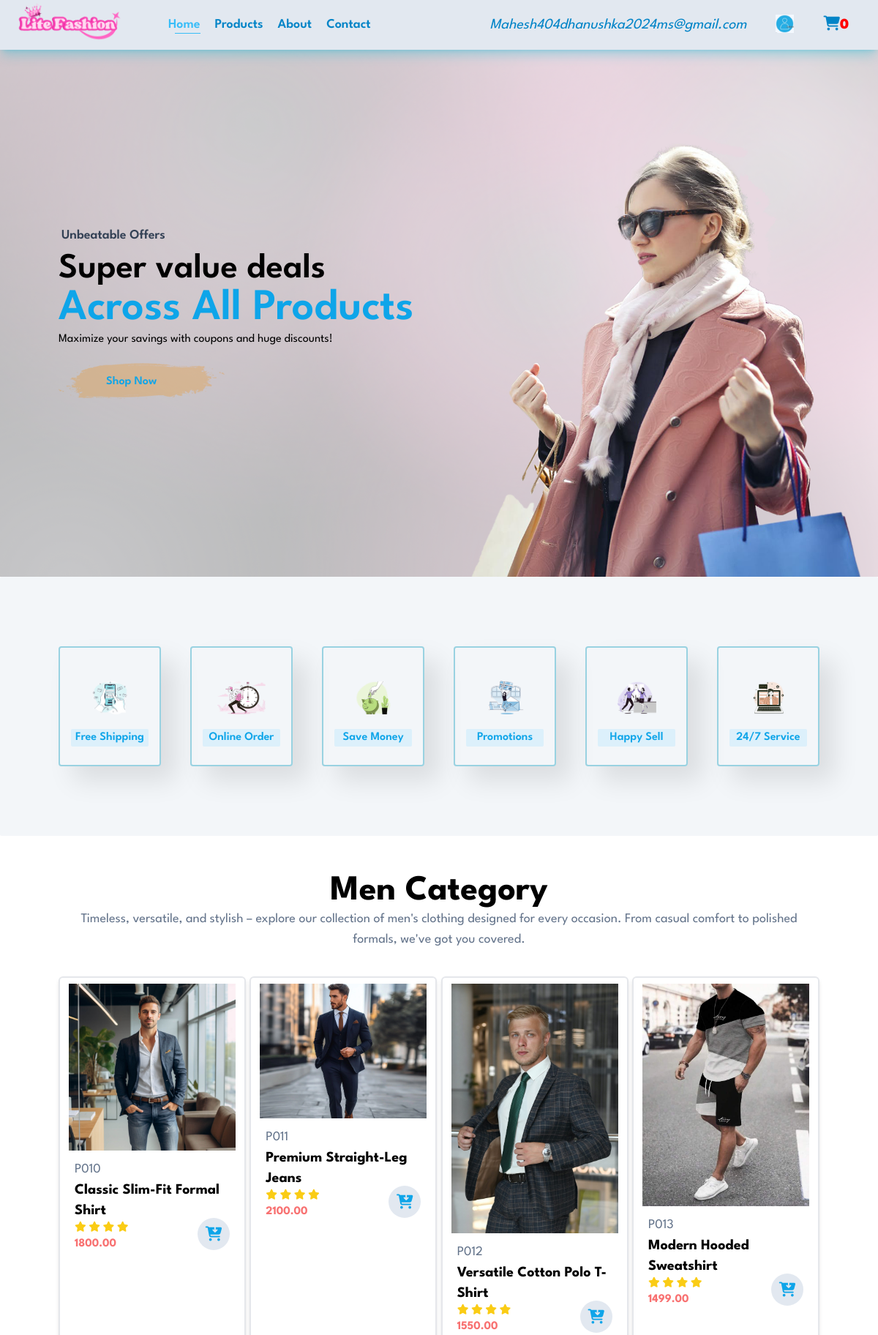
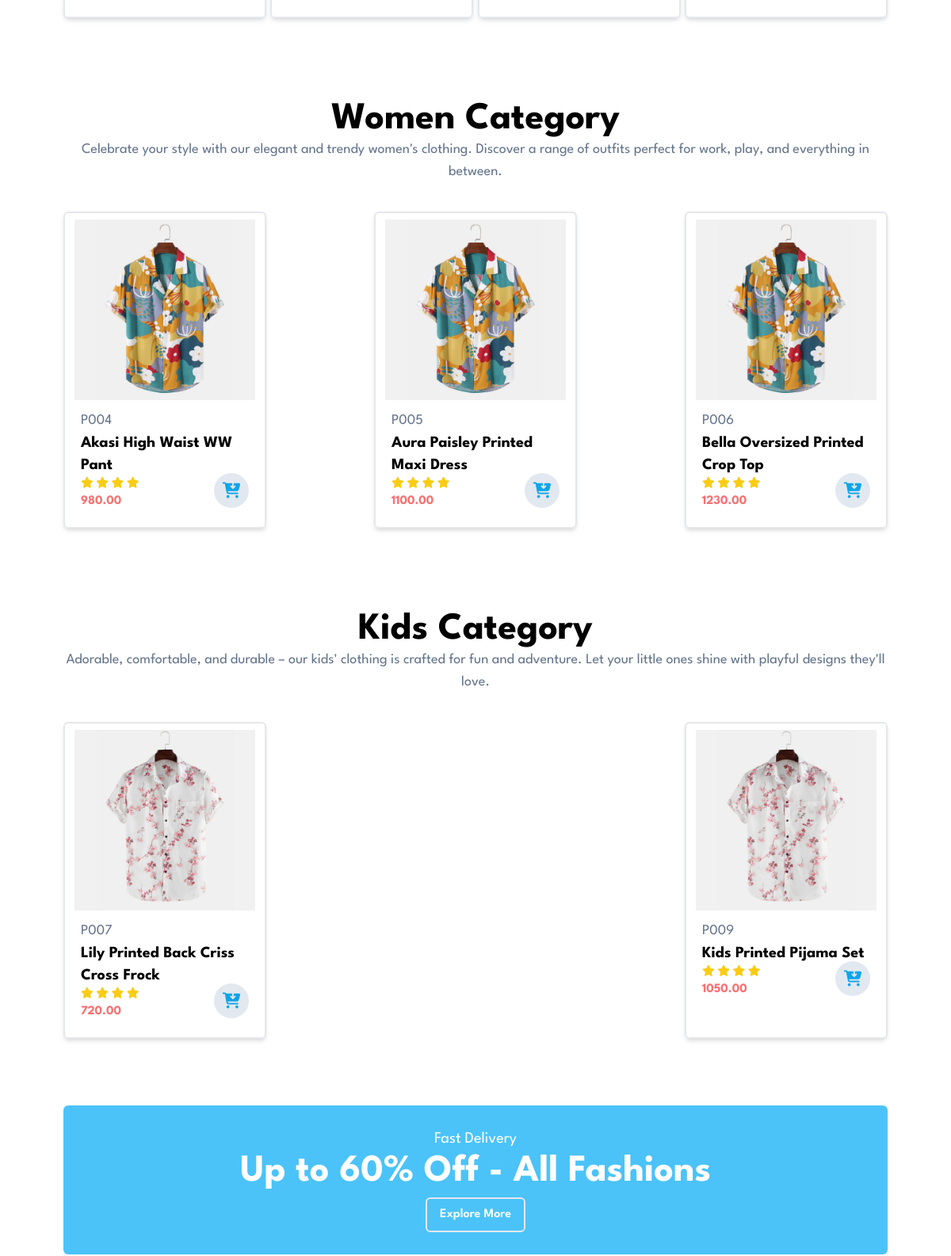
/user/ (signed in, upper part), run on the app's committed database (2 pictures, top to bottom).
### tables this page shows
CREATE TABLE `clothproduct` (
  `ProductId` varchar(15) NOT NULL,
  `P_name` varchar(75) DEFAULT NULL,
  `P_categoryId` varchar(75) DEFAULT NULL,
  `P_price` decimal(9,2) DEFAULT NULL,
  `P_quantity` int(11) DEFAULT 1,
  `P_image1` varchar(40) DEFAULT 'pImage1.jpg',
  `P_image2` varchar(40) DEFAULT 'pImage2.jpg',
  `P_image3` varchar(40) DEFAULT 'pImage3.jpg',
  `P_image4` varchar(40) DEFAULT 'pImage4.jpg',
  `P_description` varchar(200) DEFAULT NULL,
  `P_small` char(1) DEFAULT NULL,
  `P_medium` char(1) DEFAULT NULL,
  `P_large` char(1) DEFAULT NULL,
  `P_extraLarge` char(1) DEFAULT NULL,
  `P_status` varchar(5) DEFAULT '1'
);

### user/index.php (the view, shortened to what this page needs)
<?php
require_once('./includes/config.php');
?>
<?php
$categories1 = $connection->query("select * from clothProduct where P_status='1' and P_categoryId='C001' LIMIT 4");
$categories1->execute();
$menCloth = $categories1->fetchAll(PDO::FETCH_OBJ);
$categories2 = $connection->query("select * from clothProduct where P_status='1' and P_categoryId='C002' LIMIT 4");
$categories2->execute();
$womenCloth = $categories2->fetchAll(PDO::FETCH_OBJ);
$categories3 = $connection->query("select * from clothProduct where P_status='1' and P_categoryId='C003' LIMIT 4");
$categories3->execute();
$kidsCloth = $categories3->fetchAll(PDO::FETCH_OBJ);
?>
<!DOCTYPE html>
<html lang="en">
<head>
  <link
    rel="stylesheet"
    href="https://cdnjs.cloudflare.com/ajax/libs/font-awesome/6.6.0/css/all.min.css" />
  <link rel="stylesheet" href="layout/css/styles.css" />
  <script src="https://cdn.tailwindcss.com"></script>
</head>
<body>
  <?php include_once 'includes/navbar.php' ?>
  <section
    id="hero"
    class="flex flex-col py-0 px-20 flex-start justify-center">
    <h4 class="text-lg font-semibold mb-2 ml-1 text-slate-700">
      Unbeatable Offers
    </h4>
    <h2 class="text-5xl font-semibold">Super value deals</h2>
    <h1 class="text-6xl font-semibold text-sky-500">Across All Products</h1>
    <p>Maximize your savings with coupons and huge discounts!</p>
    <a
      href="http://localhost/LiteFashionDarkDevils/user/pages/list_products.php"
      class="flex justify-start shop-button text-sky-500 hover:text-sky-400 font-semibold cursor-pointer mt-5">
      Shop Now
    </a>
  </section>
  <section
    id="feature"
    class="flex py-20 px-20 gap-10 justify-between text-sky-500 bg-slate-200/40 rounded-sm font-semibold">
    <div class="feature-box">
      <img src="layout/images/features/f1.png" alt="" class="p-5" />
      <p class="text-sky-500 bg-sky-200/40 rounded-sm font-semibold">
        Free Shipping
      </p>
    </div>
    <div class="feature-box">
      <img src="layout/images/features/f2.png" alt="" class="p-5" />
      <p class="text-sky-500 bg-sky-200/40 rounded-sm font-semibold">
        Online Order
      </p>
    </div>
    <div class="feature-box">
      <img src="layout/images/features/f3.png" alt="" class="p-5" />
      <p class="text-sky-500 bg-sky-200/40 rounded-sm font-semibold">
        Save Money
      </p>
    </div>
    <div class="feature-box">
      <img src="layout/images/features/f4.png" alt="" class="p-5" />
      <p class="text-sky-500 bg-sky-200/40 rounded-sm font-semibold">
        Promotions
      </p>
    </div>
    <div class="feature-box">
      <img src="layout/images/features/f5.png" alt="" class="p-5" />
      <p class="text-sky-500 bg-sky-200/40 rounded-sm font-semibold">
        Happy Sell
      </p>
    </div>
    <div class="feature-box">
      <img src="layout/images/features/f6.png" alt="" class="p-5" />
      <p class="text-sky-500 bg-sky-200/40 rounded-sm font-semibold">
        24/7 Service
      </p>
    </div>
  </section>
  <section id="feature-products" class="py-8 px-20 mt-5">
    <h2 class="text-5xl font-bold  text-center">Men Category</h2>
    <p class="text-lg text-slate-500  text-center">Timeless, versatile, and stylish – explore our collection of men's clothing designed for every occasion. From casual comfort to polished formals, we've got you covered.</p>
    <div class="flex justify-between py-5 flex-wrap">
      <?php foreach ($menCloth as $men) : ?>
        <div
          class="w-[23%] min-w-64 py-2 px-3 border-2 rounded-md shadow-md mt-4 mx-0 cursor-pointer hover:shadow-xl"
          onclick="window.location.href='./pages/single_product.php?id=<?php echo ($men->ProductId); ?>'">
          <img src="http://localhost/LiteFashionDarkDevils/admin/uploads/<?php echo $men->P_image1; ?>" alt="" />
          <div class="flex justify-between py-3 relative">
            <div class="px-2">
              <span class="text-lg text-slate-500"><?php echo ($men->ProductId); ?></span>
              <p class="text-xl font-bold"><?php echo $men->P_name; ?></p>
              <div class="text-yellow-400 text-sm">
                <i class="fa-solid fa-star"></i>
                <i class="fa-solid fa-star"></i>
                <i class="fa-solid fa-star"></i>
                <i class="fa-solid fa-star"></i>
              </div>
              <p class="text-red-400 font-bold"><?php echo $men->P_price; ?></p>
            </div>
            <div>
              <a href="<?php echo LocalhostPath; ?>/pages/cart.php">
                <div
                  class="h-11 w-11 bg-slate-200 rounded-full flex items-center justify-center absolute right-2 bottom-4">
                  <i
                    class="fa-solid fa-cart-arrow-down text-xl text-sky-500"></i>
                </div>
              </a>
            </div>
          </div>
        </div>
      <?php endforeach; ?>
    </div>
  </section>
  <section id="feature-products" class="py-8 px-20 mt-5">
    <h2 class="text-5xl font-bold  text-center">Women Category</h2>
    <p class="text-lg text-slate-500  text-center">Celebrate your style with our elegant and trendy women's clothing. Discover a range of outfits perfect for work, play, and everything in between.</p>
    <div class="flex justify-between py-5 flex-wrap">
      <?php foreach ($womenCloth as $women) : ?>
        <div
          class="w-[23%] min-w-64 py-2 px-3 border-2 rounded-md shadow-md mt-4 mx-0 cursor-pointer hover:shadow-xl"
          onclick="window.location.href='./pages/single_product.php?id=<?php echo ($women->ProductId); ?>'">
          <img src="http://localhost/LiteFashionDarkDevils/admin/uploads/<?php echo $women->P_image1; ?>" alt="" />
          <div class="flex justify-between py-3 relative">
            <div class="px-2">
              <span class="text-lg text-slate-500"><?php echo ($women->ProductId); ?></span>
              <p class="text-xl font-bold"><?php echo $women->P_name; ?></p>
              <div class="text-yellow-400 text-sm">
                <i class="fa-solid fa-star"></i>
                <i class="fa-solid fa-star"></i>
                <i class="fa-solid fa-star"></i>
                <i class="fa-solid fa-star"></i>
              </div>
              <p class="text-red-400 font-bold"><?php echo $women->P_price; ?></p>
            </div>
            <div>
              <a href="<?php echo LocalhostPath; ?>/pages/cart.php">
                <div
                  class="h-11 w-11 bg-slate-200 rounded-full flex items-center justify-center absolute right-2 bottom-4">
                  <i
                    class="fa-solid fa-cart-arrow-down text-xl text-sky-500"></i>
                </div>
              </a>
            </div>
          </div>
        </div>
      <?php endforeach; ?>
    </div>
  </section>
  <section id="feature-products" class="py-8 px-20 mt-5">
    <h2 class="text-5xl font-bold  text-center">Kids Category</h2>
    <p class="text-lg text-slate-500  text-center">Adorable, comfortable, and durable – our kids' clothing is crafted for fun and adventure. Let your little ones shine with playful designs they'll love.</p>
    <div class="flex justify-between py-5 flex-wrap">
      <?php foreach ($kidsCloth as $kids) : ?>
        <div
          class="w-[23%] min-w-64 py-2 px-3 border-2 rounded-md shadow-md mt-4 mx-0 cursor-pointer hover:shadow-xl"
          onclick="window.location.href='./pages/single_product.php?id=<?php echo ($kids->ProductId); ?>'">
          <img src="http://localhost/LiteFashionDarkDevils/admin/uploads/<?php echo $kids->P_image1; ?>" alt="" />
          <div class="flex justify-between py-3 relative">
            <div class="px-2">
              <span class="text-lg text-slate-500"><?php echo ($kids->ProductId); ?></span>
              <p class="text-xl font-bold"><?php echo $kids->P_name; ?></p>
              <div class="text-yellow-400 text-sm">
                <i class="fa-solid fa-star"></i>
                <i class="fa-solid fa-star"></i>
                <i class="fa-solid fa-star"></i>
                <i class="fa-solid fa-star"></i>
              </div>
              <p class="text-red-400 font-bold"><?php echo $kids->P_price; ?></p>
            </div>
            <div>
              <a href="<?php echo LocalhostPath; ?>/pages/cart.php">
                <div
                  class="h-11 w-11 bg-slate-200 rounded-full flex items-center justify-center absolute right-2 bottom-4">
                  <i
                    class="fa-solid fa-cart-arrow-down text-xl text-sky-500"></i>
                </div>
              </a>
            </div>
          </div>
        </div>
      <?php endforeach; ?>
    </div>
  </section>
  <section id="banner" class="py-8 px-20">
    <div
      class="flex flex-col text-center items-center text-white bg-sky-400/90 py-7 px-8 rounded-md">
      <p class="text-xl mb-1">Fast Delivery</p>
      <h2 class="text-5xl font-bold mb-2">
        Up to <span>60% Off</span> - All Fashions
      </h2>
      <a
        href="http://localhost/LiteFashionDarkDevils/user/pages/list_products.php"
        class="py-2 px-4 border-2 font-semibold rounded-md hover:text-sky-400 hover:bg-white/90">
        Explore More
      </a>
    </div>
  </section>
</body>
</html>

### user/layout/css/styles.css (style rules this page uses)
* { margin: 0; padding: 0; box-sizing: border-box; font-family: 'League Spartan', sans-serif; }
#hero { background-image: url("../images/hero1.png"); height: 90vh; width: 100%; background-size: cover; background-position: top 25% right 0; }
.shop-button { background-image: url("../images/button.png"); background-color: transparent; border: 0; background-repeat: no-repeat; padding: 14px 80px 14px 65px; }
.feature-box { width: 180px; text-align: center; padding: 25px 15px; box-shadow: 20px 20px 35px rgba(0, 0, 0, 0.1); border: 2px solid #91cfe0e9; border-radius: 4px; margin: 15px 0; }

### data on the page
clothproduct: P_image1 (picture), ProductId "P010", P_name "Classic Slim-Fit Formal Shirt", P_price "1800.00"
clothproduct: P_image1 (picture), ProductId "P011", P_name "Premium Straight-Leg Jeans", P_price "2100.00"
clothproduct: P_image1 (picture), ProductId "P012", P_name "Versatile Cotton Polo T-Shirt", P_price "1550.00"
clothproduct: P_image1 (picture), ProductId "P013", P_name "Modern Hooded Sweatshirt", P_price "1499.00"
clothproduct: P_image1 (picture), ProductId "P004", P_name "Akasi High Waist WW Pant", P_price "980.00"
clothproduct: P_image1 (picture), ProductId "P005", P_name "Aura Paisley Printed Maxi Dress", P_price "1100.00"
clothproduct: P_image1 (picture), ProductId "P006", P_name "Bella Oversized Printed Crop Top", P_price "1230.00"
clothproduct: P_image1 (picture), ProductId "P007", P_name "Lily Printed Back Criss Cross Frock", P_price "720.00"
clothproduct: P_image1 (picture), ProductId "P009", P_name "Kids Printed Pijama Set", P_price "1050.00"

### other printed values
$_SESSION['cus_email'] "Mahesh404dhanushka2024ms@gmail.com"
$numOfCart->numOfCloth "0"
